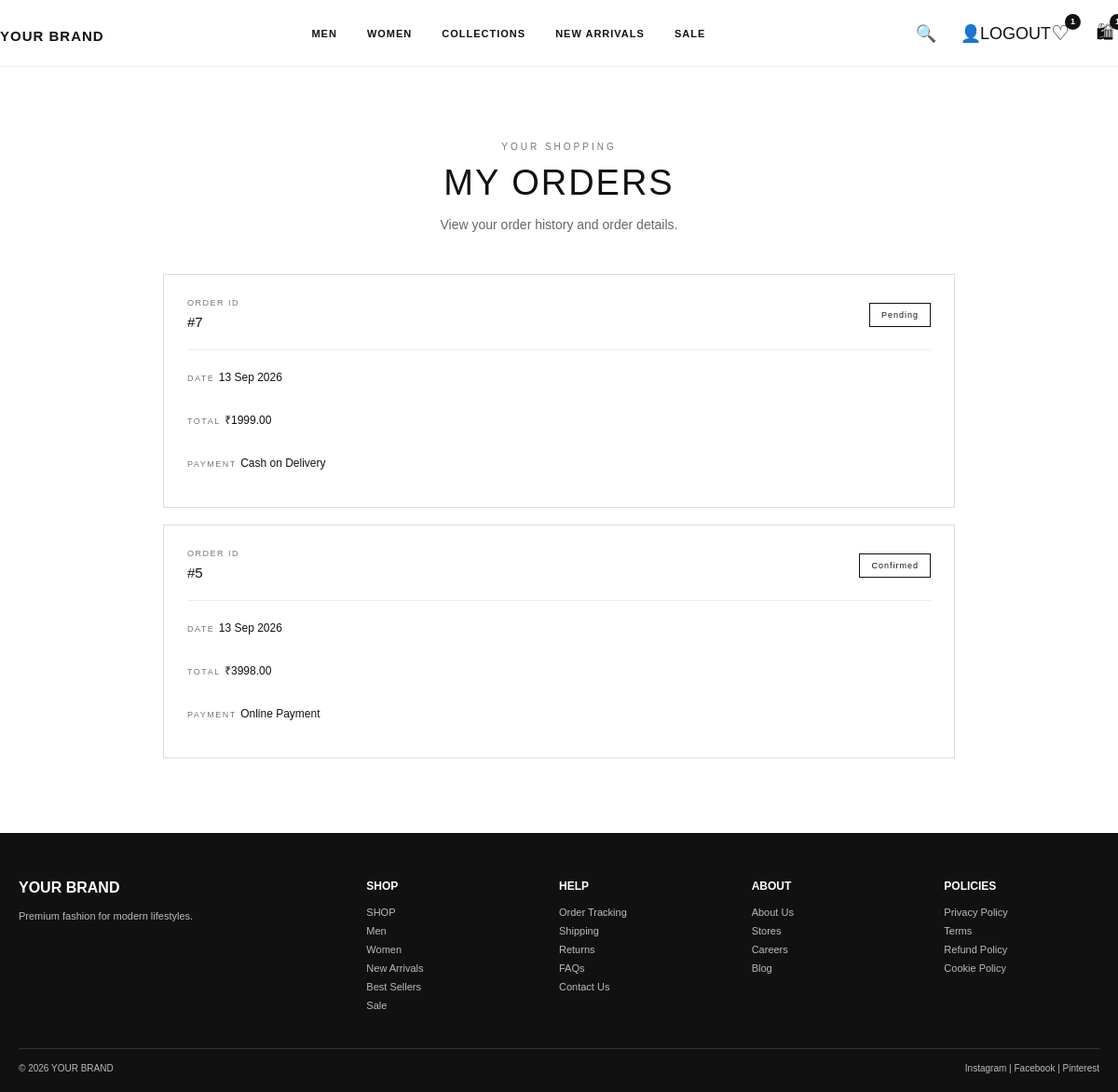
Screenshot of /orders/ (signed in) with the database file from the repository.
### store/models.py (models this page shows, shortened)
class Order(models.Model):
    full_name = models.CharField(max_length=200)
    user = models.ForeignKey(
        "auth.User",
        on_delete=models.CASCADE,
        null=True,
        blank=True,
    )
    email = models.EmailField()
    phone = models.CharField(max_length=20)
    address = models.TextField()
    city = models.CharField(max_length=100)
    pin_code = models.CharField(max_length=10)
    total_amount = models.DecimalField(
        max_digits=10,
        decimal_places=2
    )
    payment_method = models.CharField(
       max_length=50,
       default="Online Payment"
    )
    created_at = models.DateTimeField(auto_now_add=True)
    status = models.CharField(
         max_length=50,
         choices=[
             ("Pending", "Pending"),
             ("Confirmed", "Confirmed"),
             ("Processing", "Processing"),
             ("Shipped", "Shipped"),
             ("Delivered", "Delivered"),
             ("Cancelled", "Cancelled"),
             ],
             default="Pending",
    )

### store/views.py (the view)
# urls.py: path("orders/", my_orders, name="my_orders"),
def my_orders(request):
    if not request.user.is_authenticated:
        return redirect("login")
    orders = Order.objects.filter(
        user=request.user
    ).order_by("-created_at")
    return render(
        request,
        "accounts/orders.html",
        {
            "orders": orders,
        },
    )

### store/context_processors.py (called while the page is built)
def cart_wishlist_counts(request):
    if request.user.is_authenticated:
        cart_count = sum(
            item.quantity
            for item in CartItem.objects.filter(user=request.user)
        )
        wishlist_count = WishlistItem.objects.filter(
            user=request.user
        ).count()
    else:
        cart_count = 0
        wishlist_count = 0
    return {
        "cart_count": cart_count,
        "wishlist_count": wishlist_count,
    }

### templates/accounts/orders.html (shortened to what this page needs)
{% extends "base.html" %}
{% block content %}
<main class="account-page">
    <div class="account-container">
        <div class="account-header">
            <p class="account-small-title">
                YOUR SHOPPING
            </p>
            <h1>
                MY ORDERS
            </h1>
            <p>
                View your order history and order details.
            </p>
        </div>
        {% if orders %}
            <div class="orders-list">
                {% for order in orders %}
                    <div class="order-card">
                        <div class="order-top">
                            <div>
                                <span>ORDER ID</span>
                                <strong>
                                    #{{ order.id }}
                                </strong>
                            </div>
                            <div class="order-status">
                                {{ order.status }}
                            </div>
                        </div>
                        <div class="order-details">
                            <div class="order-row">
                                <span>DATE</span>
                                <strong>
                                    {{ order.created_at|date:"d M Y" }}
                                </strong>
                            </div>
                            <div class="order-row">
                                <span>TOTAL</span>
                                <strong>
                                    ₹{{ order.total_amount }}
                                </strong>
                            </div>
                            <div class="order-row">
                                <span>PAYMENT</span>
                                <strong>
                                    {{ order.payment_method }}
                                </strong>
                            </div>
                        </div>
                    </div>
                {% endfor %}
            </div>
        {% endif %}
    </div>
</main>
{% endblock %}

### static/css/style.css (style rules this page uses)
* { margin: 0; padding: 0; box-sizing: border-box; }
body { font-family: Arial, Helvetica, sans-serif; color: #111; background: #fff; }
.account-page { width: 100%; min-height: 650px; padding: 80px 20px; box-sizing: border-box; background: #fff; }
.account-container { width: 100%; max-width: 850px; margin: 0 auto; }
.account-header { text-align: center; margin-bottom: 45px; }
.account-small-title { margin: 0 0 12px; font-size: 10px; letter-spacing: 3px; color: #777; }
.account-header h1 { margin: 0 0 15px; font-size: 38px; font-weight: 500; letter-spacing: 2px; }
.account-header > p:last-child { margin: 0; color: #666; font-size: 14px; }
.orders-list { display: flex; flex-direction: column; gap: 18px; }
.order-card { border: 1px solid #ddd; padding: 25px; background: #fff; }
.order-top { display: flex; justify-content: space-between; align-items: center; padding-bottom: 20px; border-bottom: 1px solid #eee; }
.order-top span { display: block; margin-bottom: 7px; font-size: 9px; letter-spacing: 1.5px; color: #777; }
.order-top strong { font-size: 15px; font-weight: 500; }
.order-status { padding: 7px 12px; border: 1px solid #111; font-size: 9px; letter-spacing: 1px; }
.order-details { margin-top: 5px; }
.order-details .order-row { padding: 14px 0; }
.order-details .order-row span { font-size: 9px; letter-spacing: 1.5px; color: #777; }
.order-details .order-row strong { font-size: 12px; font-weight: 500; }

### rows the page displays
Order: id "7", status "Pending", created_at "13 Sep 2026", total_amount "1999.00", payment_method "Cash on Delivery"
Order: id "5", status "Confirmed", created_at "13 Sep 2026", total_amount "3998.00", payment_method "Online Payment"

### other values shown
{{ wishlist_count }} "1"
